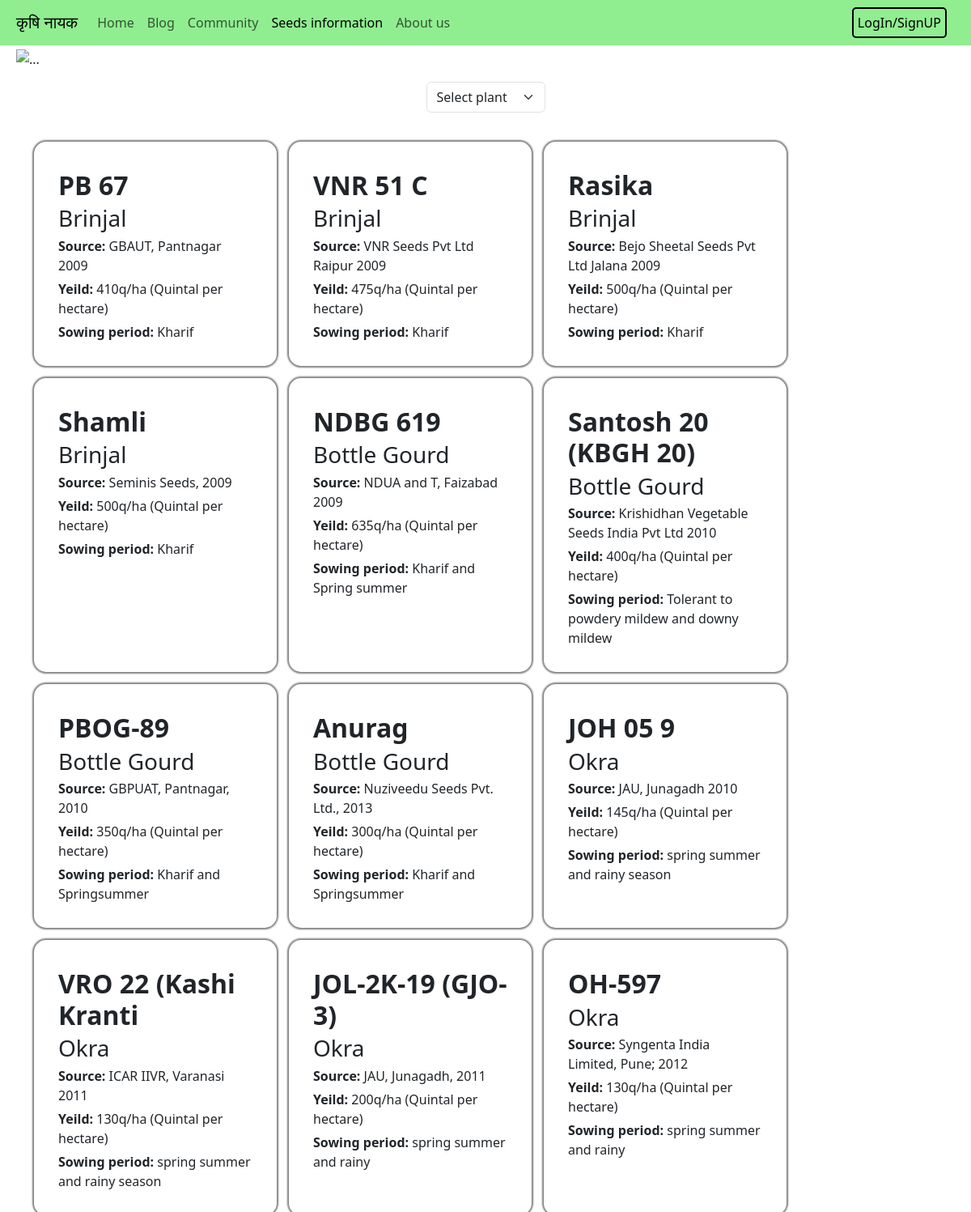
/seedinfo.php, run on the app's committed database.
### tables this page shows
CREATE TABLE `seed_info` (
  `seed_id` int(11) NOT NULL,
  `seed_name` varchar(50) NOT NULL,
  `plant_id` int(11) NOT NULL,
  `source` varchar(500) DEFAULT NULL,
  `summary` text DEFAULT NULL,
  `sowing_period` varchar(255) NOT NULL,
  `seed_rate` int(11) NOT NULL,
  `yeild_in_days` int(11) DEFAULT NULL,
  `yeild` int(11) NOT NULL,
  `strengths` text DEFAULT NULL,
  `seed_link` varchar(500) DEFAULT NULL
);

CREATE TABLE `plant_info` (
  `plant_id` int(11) NOT NULL,
  `plant_code` varchar(10) NOT NULL,
  `plant_name` varchar(50) NOT NULL,
  `scientific_name` varchar(100) NOT NULL,
  `other_name` varchar(255) DEFAULT NULL
);

### seedinfo.php (the view, shortened to what this page needs)
<!DOCTYPE html>
<html lang="en">
<head>
<head>
        <link href="https://cdn.jsdelivr.net/npm/bootstrap@5.3.3/dist/css/bootstrap.min.css" rel="stylesheet">
        <link rel="stylesheet" href="./style/style.css">
    </head>
</head>
<body>
  <nav class="navbar navbar-expand-lg " >
      <div class="container-fluid">
        <a class="navbar-brand" href="./index.php">कृषि नायक</a>
        <div class="collapse navbar-collapse" id="navbarSupportedContent">
          <ul class="navbar-nav me-auto mb-2 mb-lg-0">
            <li class="nav-item">
              <a class="nav-link" aria-current="page" href="./index.php">Home</a>
            </li>
            <li class="nav-item">
              <a class="nav-link" href="./blog.php">Blog</a>
            </li>
            <li class="nav-item">
              <a class="nav-link" href="./community.php">Community</a>
            </li>
            <li class="nav-item">
              <a class="nav-link active" href="./seedinfo.php">Seeds information</a>
            </li>
            <li class="nav-item">
              <a class="nav-link" href="./aboutus.html">About us</a>
            </li>
          </ul>
          <?php
            if(session_status() === PHP_SESSION_ACTIVE){
              if(isset($_SESSION["farmerid"])){
                echo "<a class='loginButton' style='display:none' href='./login.html'>LogIn/SignUP</a>";
                echo "<div class='r_dropdown_menu' style='display:flex'>";
              }else {
                echo "<a class='loginButton' style='display:flex' href='./login.html'>LogIn/SignUP</a>";
                echo "<div class='r_dropdown_menu' style='display:none'>";
              }
            } else {
              if(isset($_SESSION["farmerid"])){
              echo "<a class='loginButton' style='display:none' href='./login.html'>LogIn/SignUP</a>";
              echo "<div class='r_dropdown_menu' style='display:flex'>";
            }else {
              echo "<a class='loginButton' style='display:flex' href='./login.html'>LogIn/SignUP</a>";
            }
          }
            ?>
    </div>
  </nav>
  <div class="container-fluid r_header">
    <div id="carouselExampleSlidesOnly" class="carousel slide" data-bs-ride="carousel">
      <div class="carousel-inner">
        <div class="carousel-item active">
          <img src="./res/img/coriander_seed.jpg" class="d-block w-100" alt="...">
        </div>
      </div>
    </div>
  </div>
  <div class="container-xl">
    <div class="seed_search_container">
      <?php
        echo "<div class='mb-3 mt-3'>";
        echo "<select onchange='show_plant_seed()' class='form-select' id='plant_name' name='plant_name'>";
        echo " <option value=''>Select plant </option>";
        echo "</select> </div>";
      ?>
    </div>
    <div class="seed_card_list" id="seed_card_list">
      <?php
        require_once('rdb_config.php');
        $query = "SELECT * FROM seed_info";
        $result = mysqli_query($conn, $query);
        if(mysqli_num_rows($result) > 0){
          while($row = mysqli_fetch_assoc($result)){
            $plantQuery = "SELECT plant_name FROM plant_info WHERE plant_id =".$row['plant_id'];
            $plantResult = mysqli_query($conn, $plantQuery);
            $plantName = mysqli_fetch_assoc($plantResult)['plant_name'];
            echo "<div onclick='show_seed_info(".$row['seed_id'].",\"".$plantName."\")' class='seed_card rshadow'>
            <h2><b>".$row['seed_name']."</b></h2>
            <h3>".$plantName."</h3>
            <span><b>Source:</b> ".$row['source']."</span>
            <span><b>Yeild:</b> ".$row['yeild']."q/ha (Quintal per hectare)</span>
            <span><b>Sowing period:</b> ".$row['sowing_period']."</span>
          </div>";
          }
        }
      ?>
    </div>
  </div>
</body>
</html>

### style/style.css (style rules this page uses)
body { background-color: white; margin: 0px; padding: 0px; height: 100vh; }
.navbar { background-color: lightgreen; }
.loginButton { text-decoration: none; color: black; background-color: lightgreen; border: solid black 2px; border-radius: 5px; padding: 5px; margin-right: 10px; }
.container-fluid { margin: 0px; padding-left: 20px; padding-right: 20px; }
.r_header { margin: 0; margin-top: 5px; }
.seed_search_container { display: flex; align-items: center; justify-content: center; gap: 20px; }
.rshadow { box-shadow: 0px 0px 2px 2px gray; }

### seedinfo.php (style rules this page uses)
.seed_card_list { margin-top: 20px; margin-bottom: 20px; display: flex; flex-direction: row; flex-wrap: wrap; gap: 15px; }
.seed_card { display:flex; flex-direction: column; width: 300px; padding: 30px; border-radius: 15px; transition: transform 0.2s; }
.seed_card * { margin:0px; padding-top:5px; }
select { font-size: 2.5rem; }

### data on the page
seed_info: seed_name "PB 67", plant.plant_name "Brinjal", source "GBAUT, Pantnagar 2009", yeild "410", sowing_period "Kharif"
seed_info: seed_name "VNR 51 C", plant.plant_name "Brinjal", source "VNR Seeds Pvt Ltd Raipur 2009", yeild "475", sowing_period "Kharif"
seed_info: seed_name "Rasika", plant.plant_name "Brinjal", source "Bejo Sheetal Seeds Pvt Ltd Jalana 2009", yeild "500", sowing_period "Kharif"
seed_info: seed_name "Shamli", plant.plant_name "Brinjal", source "Seminis Seeds, 2009", yeild "500", sowing_period "Kharif"
seed_info: seed_name "NDBG 619", plant.plant_name "Bottle Gourd", source "NDUA and T, Faizabad 2009", yeild "635", sowing_period "Kharif and Spring summer"
seed_info: seed_name "Santosh 20 (KBGH 20)", plant.plant_name "Bottle Gourd", source "Krishidhan Vegetable Seeds India Pvt Ltd 2010", yeild "400", sowing_period "Tolerant to powdery mildew and downy mildew"
seed_info: seed_name "PBOG-89", plant.plant_name "Bottle Gourd", source "GBPUAT, Pantnagar, 2010", yeild "350", sowing_period "Kharif and Springsummer"
seed_info: seed_name "Anurag", plant.plant_name "Bottle Gourd", source "Nuziveedu Seeds Pvt. Ltd., 2013", yeild "300", sowing_period "Kharif and Springsummer"
seed_info: seed_name "JOH 05 9", plant.plant_name "Okra", source "JAU, Junagadh 2010", yeild "145", sowing_period "spring summer and rainy season"
seed_info: seed_name "VRO 22 (Kashi Kranti", plant.plant_name "Okra", source "ICAR IIVR, Varanasi 2011", yeild "130", sowing_period "spring summer and rainy season"
seed_info: seed_name "JOL-2K-19 (GJO-3)", plant.plant_name "Okra", source "JAU, Junagadh, 2011", yeild "200", sowing_period "spring summer and rainy"
seed_info: seed_name "OH-597", plant.plant_name "Okra", source "Syngenta India Limited, Pune; 2012", yeild "130", sowing_period "spring summer and rainy"
